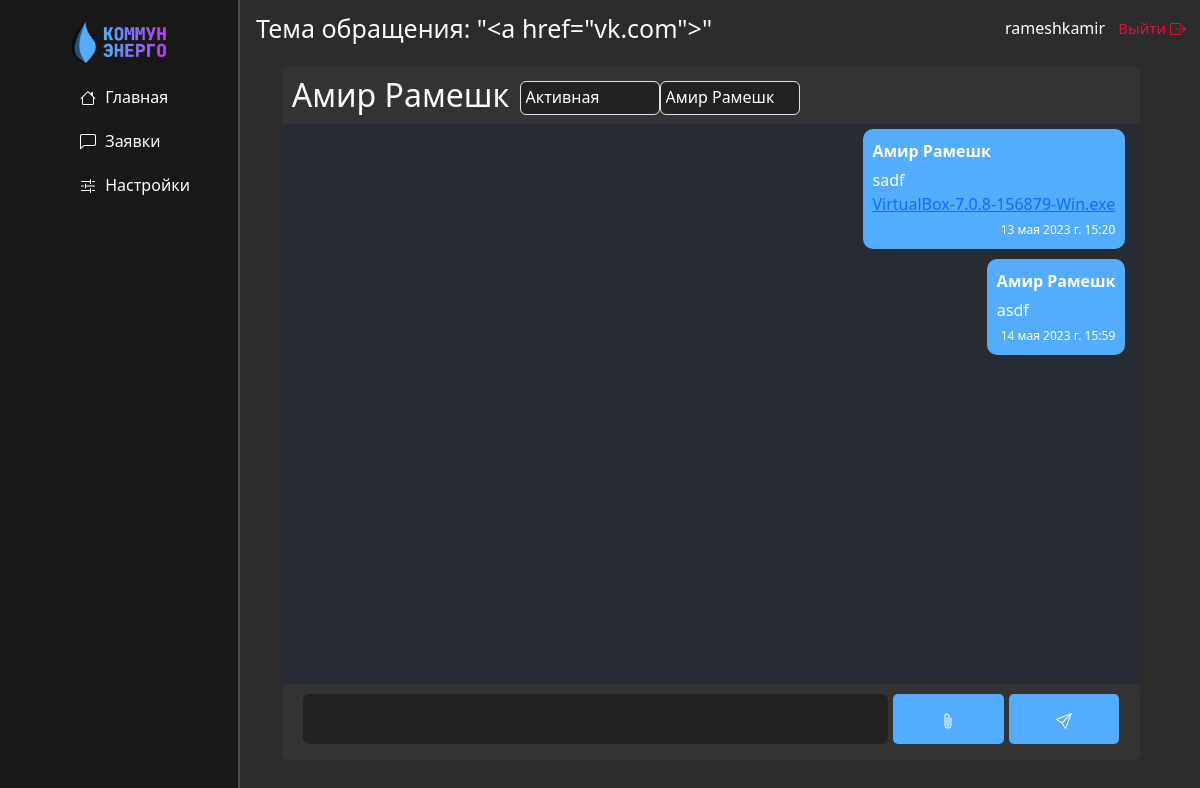
/messages/conversations/41/ (signed in), run on an earlier commit of the app's database.
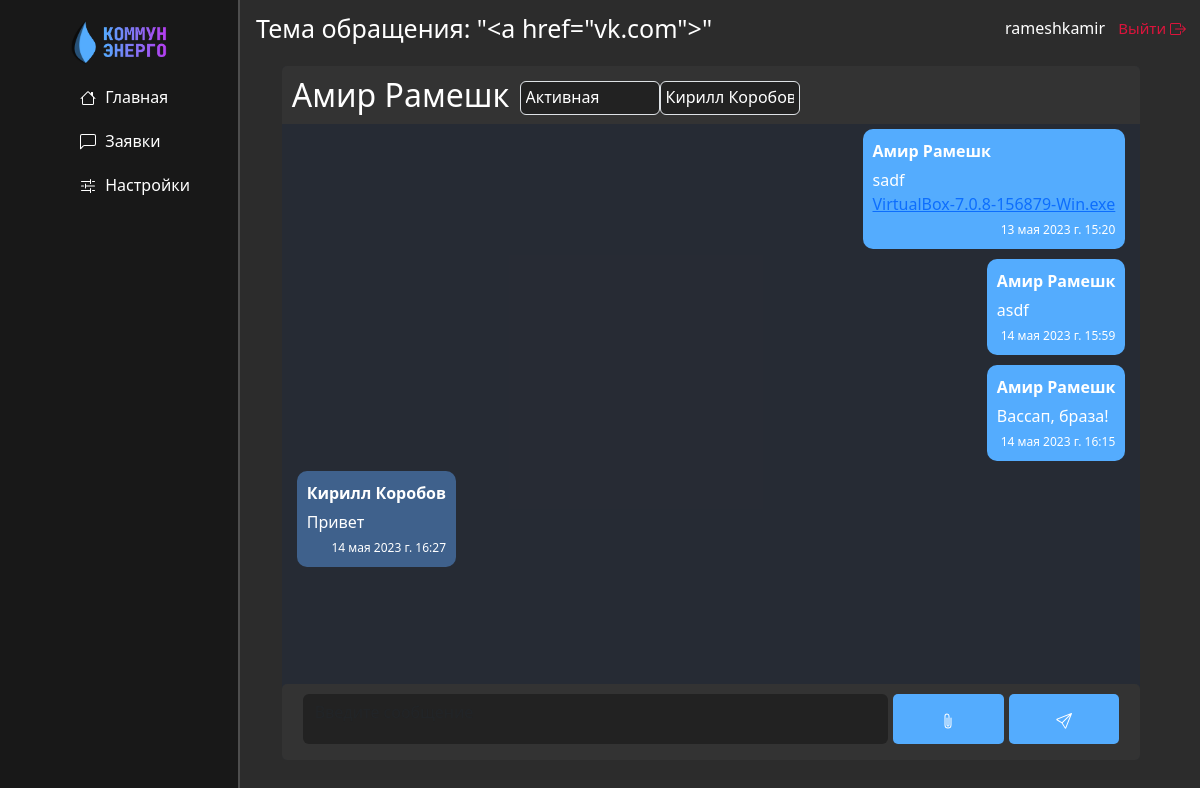
And on a later commit of the database.
### messages_home/models.py (models this page shows, shortened)
class Message(models.Model):
  text = models.TextField()
  conversation = models.ForeignKey(
    Conversation, related_name='messages', on_delete=models.CASCADE)
  sender = models.ForeignKey(
    User, related_name='messages', on_delete=models.CASCADE)
  created_at = models.DateTimeField(auto_now_add=True)
  attachment = models.ForeignKey(Attachment, on_delete=models.CASCADE, null=True, blank=True)
  class Meta:
    ordering = ('created_at',)
    verbose_name = 'Сообщение'
    verbose_name_plural = 'Сообщения'

class Attachment(models.Model):
  file = models.FileField(upload_to='attachments/')
  uploaded_at = models.DateTimeField(auto_now_add=True)
  uploaded_by = models.ForeignKey(User, on_delete=models.CASCADE)
  class Meta:
    verbose_name_plural = 'Вложения'
    verbose_name = 'Вложение'

### messages_home/views.py (the view)
# urls.py: path('conversations/<int:conversation_id>/', conversation_detail, name='conversation_detail'),
@login_required
def conversation_detail(request, conversation_id):
    conversation = get_object_or_404(Conversation.objects.filter(Q(id=conversation_id)))
    messages = conversation.messages.all()
    attachments = Attachment.objects.filter(message__conversation=conversation)
    support_group = Group.objects.get(name='Поддержка')
    support_users = User.objects.filter(groups__name=support_group.name)
    if request.method == 'POST':
        form = MessageForm(request.POST, request.FILES)
        if form.is_valid():
            message = form.save(commit=False)
            message.conversation = conversation
            message.sender = request.user
            attachment = request.FILES.get('message_attachment')
            if attachment is not None:
                attachment = Attachment.objects.create(
                    file=attachment,
                    uploaded_by=request.user
                )
            message.attachment = attachment
            if request.user.groups.filter(name='Поддержка').exists():
                conversation.user2 = message.sender
            conversation.save()
            message.save()
            created_at = message.created_at
            formatted_date = created_at.strftime('%d %B %Y г. %H:%M')
            formatted_date = formatted_date.replace(
            formatted_date.split()[1],
            {
                "January": "января",
                "February": "февраля",
                "March": "марта",
                "April": "апреля",
                "May": "мая",
                "June": "июня",
                "July": "июля",
                "August": "августа",
                "September": "сентября",
                "October": "октября",
                "November": "ноября",
                "December": "декабря",
            }[formatted_date.split()[1]],)
            if message.attachment is not None:
                message_data = {
                    'attachment': message.attachment.file.url,
                    'text': message.text,
                    'sender': message.sender.username,
                    'sender_first_name': message.sender.first_name,
                    'sender_last_name': message.sender.last_name,
                    'created_at': formatted_date,
                    'user': request.user.username,
                }
                print(message.sender.username)
            else:
                message_data = {
                    'text': message.text,
                    'sender': message.sender.username,
                    'sender_first_name': message.sender.first_name,
                    'sender_last_name': message.sender.last_name,
                    'created_at': formatted_date,
                    'user': request.user.username,
                }
            return JsonResponse({'message': message_data})
    else:
        form = MessageForm()
    context = {
        'conversation': conversation,
        'messages': messages,
        'form': form,
        'user': request.user,
        'support_users': support_users,
    }
    return render(request, 'messages_home/conversation_detail.html', context)

### messages_home/forms.py
class MessageForm(forms.ModelForm):
  class Meta:
    model = Message
    fields = ['text']
  text = forms.CharField(
    widget=forms.Textarea(
      attrs={
        'class': 'form-control',
        'rows': 3,
        'placeholder': 'Введите сообщение'
      }
    ),
    label=''
  )

### messages_home/templatetags/attachment_filter.py (called while the page is built)
@register.filter
def is_image(attachment):
    try:
        return imghdr.what(attachment.file) is not None
    except:
        return False

@register.filter
def replace(value, arg):
    return value.replace(arg, '')

### messages_home/templates/messages_home/conversation_detail.html (shortened to what this page needs)
{% extends 'main/layout.html' %}
{% load static %}
{% load attachment_filter %}
{% block pagename %}
<h1>Тема обращения: "{{ conversation.title }}"</h1>
{% endblock%}
{% block main_content %}
<div class="row justify-content-center">
  <div class="col-md-8">
    {% if user.groups.all.0.name != 'Обычные пользователи'%}
    <div class="conversation-topline">
      <h2 class="conversation-title">{{ conversation.user1.first_name }} {{ conversation.user1.last_name }}</h2>
      <select class="form-control forms-stat-date message-form-select" id="status" name="status">
        <option class="status-option" selected hidden>{{ conversation.status }}</option>
      </select>
      <select class="form-control forms-stat-date message-form-select" id="names" name="names"
        data-conversation-id="{{ conversation.id }}" onchange="updateConversationUser()">
        {% for support_user in support_users %}
        {% if conversation.user2 == support_user %}
        <option class="status-option" selected>{{ conversation.user2.first_name }} {{ conversation.user2.last_name }}
        </option>
        {% else %}
        <option class="status-option">{{ support_user.first_name }} {{ support_user.last_name }}</option>
        {% endif%}
        {% endfor %}
      </select>
    </div>
    {% else %}
    <h2 class="conversation-title">Техническая поддержка</h2>
    {% endif %}
    <div class="chat-box">
      {% for message in messages %}
      <div class="message-box {% if message.sender == user %}message-right{% else %}message-left{% endif %}">
        <div class="message-sender">{{ message.sender.first_name }} {{ message.sender.last_name }}</div>
        <div class="message-text">{{ message.text }}</div>
        <div class="attachments">
          {% if message.attachment is not None %}
          {% if message.attachment.file|is_image %}
          <img class="attacment-img" src="{{ message.attachment.file.url }}" alt="{{ message.attachment.file.name }}">
          {% else %}
          <a href="{{ message.attachment.file.url }}">{{ message.attachment.file.name|replace:'attachments/' }}</a>
          {% endif %}
          {% endif %}
        </div>
        <div class="message-timestamp">{{ message.created_at }}</div>
      </div>
      {% endfor %}
    </div>
    <form enctype="multipart/form-data" method="post" class="send-message-form"
      action="{% url 'conversation_detail' conversation.id %}">
      {{ form.as_p }}
      <button type="button" class="send-message-btn attach-file-btn">
        <svg xmlns="http://www.w3.org/2000/svg" width="16" height="16" fill="currentColor" class="bi bi-paperclip"
          viewBox="0 0 16 16">
          <path
            d="M4.5 3a2.5 2.5 0 0 1 5 0v9a1.5 1.5 0 0 1-3 0V5a.5.5 0 0 1 1 0v7a.5.5 0 0 0 1 0V3a1.5 1.5 0 1 0-3 0v9a2.5 2.5 0 0 0 5 0V5a.5.5 0 0 1 1 0v7a3.5 3.5 0 1 1-7 0V3z" />
        </svg>
      </button>
      <button type="submit" class="send-message-btn">
      </button>
    </form>
  </div>
</div>
{% endblock %}

What changed in the data, as far as the page shows it:
added Message: sender.first_name "Амир", sender.last_name "Рамешк", text "Вассап, браза!", created_at "14 мая 2023 г. 16:15"
added Message: sender.first_name "Кирилл", sender.last_name "Коробов", text "Привет", created_at "14 мая 2023 г. 16:27"
Also different on the page:
form field names: "Амир Рамешк" → "Кирилл Коробов"
